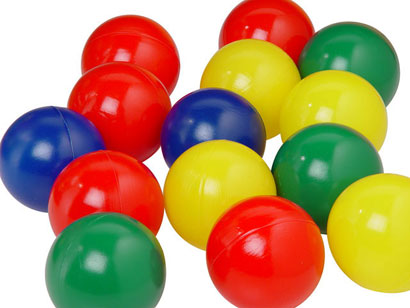
#> input picture images/Bolinhas_1.jpg, 410 x 308 px
$ python getting_and_setting.py --image images/Bolinhas_1.jpg   (Python 2 division)
#> lines starting #> are read from the running program, lines starting #| are printed output that depends on the picture; after the words box and inside, x2 and y2 are one past the last pixel; in counts of white or black regions, pixels touching at a corner belong together
import argparse
import cv2

ap = argparse.ArgumentParser()
ap.add_argument("-i", "--image", required=True, help="Path to the image")
args = vars(ap.parse_args())

image = cv2.imread(args["image"])
#> image is the input picture: shape (308, 410, 3); mean B, G, R 105.1, 147.5, 183.7
cv2.imshow("Original", image)
(b, g, r) = image[0, 0]
#> b = 255; g = 255; r = 255
print "Pixel at (0,0)  - Red: %d, Green: %d, Blue: %d" % (r, g, b)
#| Pixel at (0,0)  - Red: 255, Green: 255, Blue: 255

image[0, 0] = (0, 0, 255)
#> image: shape (308, 410, 3); under 0.01% of pixels changed, all inside (x1, y1, x2, y2) = (0, 0, 1, 1)
(b, g, r) = image[0, 0]
#> b = 0; g = 0
print "Pixel at (0,0)  - Red: %d, Green: %d, Blue: %d" % (r, g, b)
#| Pixel at (0,0)  - Red: 255, Green: 0, Blue: 0

corner = image[0:100, 0:100]
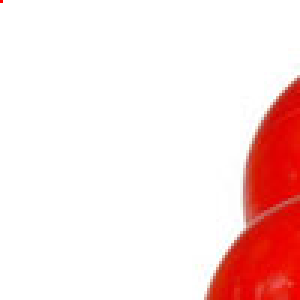
#> corner: shape (100, 100, 3) (shown 3 times larger); mean B, G, R 222.2, 223.5, 249.7
cv2.imshow("Corner", corner)
image[0:100, 0:100] = (0, 255, 0)
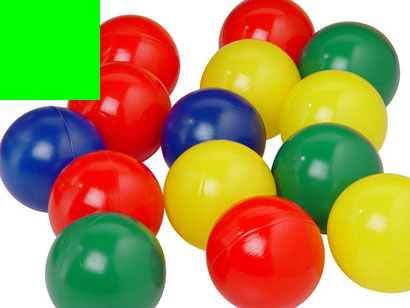
#> image: shape (308, 410, 3); mean B, G, R 87.5, 150, 163.9

cv2.imshow("Updated", image)
cv2.waitKey(0)

$ run again, on images/oi.jpg
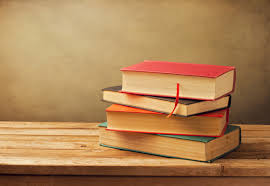
#> input picture images/oi.jpg, 270 x 186 px
#> image is the input picture: shape (186, 270, 3); mean B, G, R 85.9, 130.7, 173.2
#> `(b, g, r) = image[0, 0]`: b = 61; g = 103; r = 146
#| Pixel at (0,0)  - Red: 146, Green: 103, Blue: 61
#> `(b, g, r) = image[0, 0]`: b = 0; r = 255
#| Pixel at (0,0)  - Red: 255, Green: 0, Blue: 0
#> `corner = image[0:100, 0:100]`:
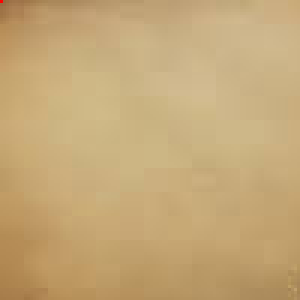
#> corner: shape (100, 100, 3) (shown 3 times larger); mean B, G, R 119.4, 168.3, 197
#> `image[0:100, 0:100] = (0, 255, 0)`:
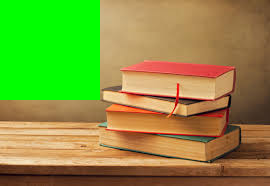
#> image: shape (186, 270, 3); mean B, G, R 62.2, 147.9, 133.9

$ run again, on images/bola-verde.jpeg
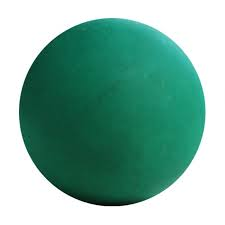
#> input picture images/bola-verde.jpeg, 225 x 225 px
#> image is the input picture: shape (225, 225, 3); mean B, G, R 161.6, 175.9, 127.8
#> `(b, g, r) = image[0, 0]`: b = 255
#| Pixel at (0,0)  - Red: 255, Green: 255, Blue: 255
#> `(b, g, r) = image[0, 0]`: b = 0
#| Pixel at (0,0)  - Red: 255, Green: 0, Blue: 0
#> `corner = image[0:100, 0:100]`:
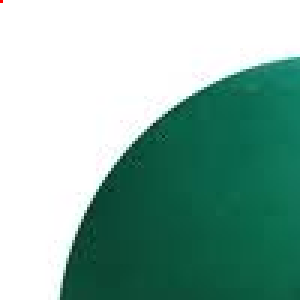
#> corner: shape (100, 100, 3) (shown 3 times larger); mean B, G, R 166.4, 177.8, 139.2
#> `image[0:100, 0:100] = (0, 255, 0)`:
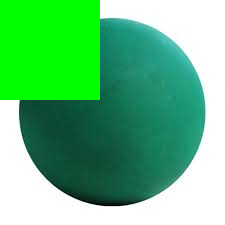
#> image: shape (225, 225, 3); mean B, G, R 128.7, 191.1, 100.3

$ run again, on images/bolas.png
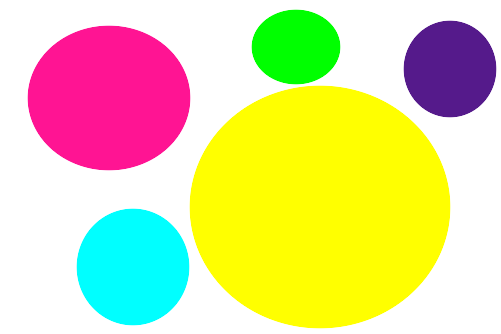
#> input picture images/bolas.png, 501 x 334 px
#> image is the input picture: shape (334, 501, 3); mean B, G, R 154.6, 219.4, 224.2
#> `(b, g, r) = image[0, 0]`: b = 255
#| Pixel at (0,0)  - Red: 255, Green: 255, Blue: 255
#> `(b, g, r) = image[0, 0]`: b = 0
#| Pixel at (0,0)  - Red: 255, Green: 0, Blue: 0
#> `corner = image[0:100, 0:100]`:
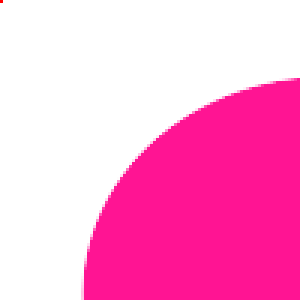
#> corner: shape (100, 100, 3) (shown 3 times larger); mean B, G, R 210.5, 158.3, 255
#> `image[0:100, 0:100] = (0, 255, 0)`:
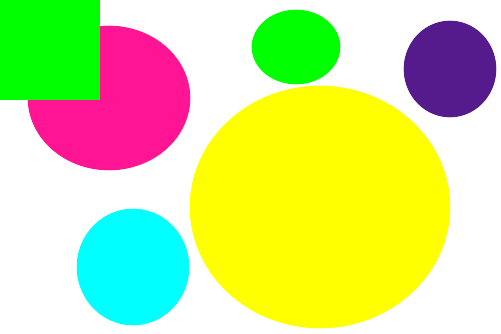
#> image: shape (334, 501, 3); mean B, G, R 142, 225.2, 209
